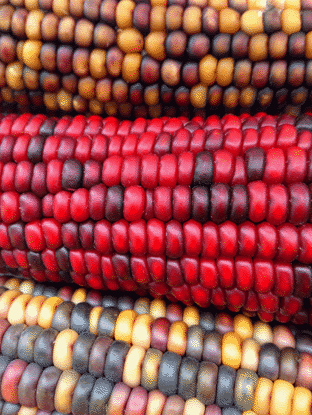
%> input picture Digital image processing/Filters/Median, maximum and minimum filtering for image restoration in spatial domain/corn.tif, 312 x 415 px
$ octave --eval "result = add_noise(imread('corn.tif'));"   (GNU Octave 9; MATLAB toolbox functions it lacks are replaced by stand-ins)
%> lines starting %> are read from the running program, lines starting %| are printed output that depends on the picture
function imgOut = add_noise(imgIn,type,x,y)
% 函数功能：为图像添加噪声
% 关注微信公众号【二进制人工智能】，回复【noise】获取所有代码
% 输入：
%    imgIn：输入图形矩阵，为灰度图像
%    type:字符串，取值随噪声种类而定
%        高斯噪声：gaussian,参数为(x,y)，默认值为(0,10)
%        瑞利噪声： rayleigh,参数为x，默认值为30
%        伽马噪声： gamma,参数为(x,y),默认值为(2,10)
%        指数噪声： exp，参数为x,默认值为15
%        均匀分布： uniform，参数为(x.y)，默认值为(-20,20)
%        椒盐噪声： salt & pepper：强度为x，默认值为0.02
% 输出：
%    imgOut：添加噪声后的图像

% 预处理
if ndims(imgIn)>=3
    imgIn=rgb2gray(imgIn);
end
[M,N]=size(imgIn);  % 输入图像的大小
%> M = 415; N = 312
% 设置默认噪声类型
if nargin==1
    type='gaussian';
end
% 开始处理
switch lower(type)
    case 'gaussian'  % 高斯噪声
        if nargin<4
            y=10;
        end
        if nargin<3
            x=0;
        end
        % 产生高斯分布随机数
        R=normrnd(x,y,M,N);
        imgOut=double(imgIn)+R;
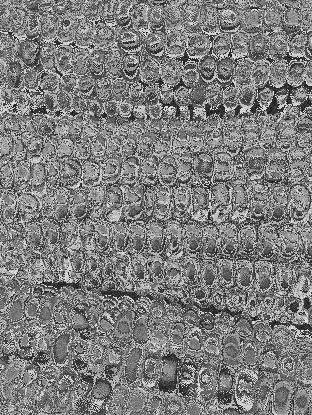
%> imgOut: size 415x312 double; min -36.62, max 161.2, mean 61.2; drawn with min black and max white
        imgOut=uint8(round(imgOut));
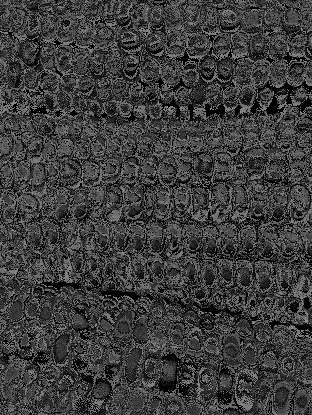
%> imgOut: size 415x312 uint8; min 0, max 161, mean 61.5
    case 'uniform' % 均匀分布
        if nargin<4
            y=20;
        end
        if nargin<3
            x=-20;
        end
        % 产生均匀分布随机数
        R=unifrnd(x,y,M,N);
        imgOut=double(imgIn)+R;
        imgOut=uint8(round(imgOut));
    case 'salt & pepper'  % 椒盐噪声
        imgOut=imnoise(imgIn,'salt & pepper',x);
        if nargin<3
            x=0.02;
        end
        a1=rand(M,N)<x;
        a2=rand(M,N)<x;
        imgOut=imgIn;
        imgOut(a1)=0;
        imgOut(a2)=255;
    case 'rayleigh'        % 瑞利噪声
        if nargin<3
            x=30;
        end
        R=raylrnd(x,M,N);
        imgOut=double(imgIn)+R;
        imgOut=uint8(round(imgOut));
    case 'exp'             % 指数噪声
        if nargin<3
            x=15;
        end
        R=exprnd(x,M,N);
        imgOut=double(imgIn)+R;
        imgOut=uint8(round(imgOut));
    case 'gamma'   % 伽马噪声
        if nargin<4
            y=10;
        end
        if nargin<3
           x=2;
        end
        R=gamrnd(x,y,M,N);
        imgOut=double(imgIn)+R;
        imgOut=uint8(round(imgOut));
    otherwise
        error('Unkown distribution type')
end
end

$ run again, on Digital image processing/Filters/Median, maximum and minimum filtering for image restoration in spatial domain/kids.tif
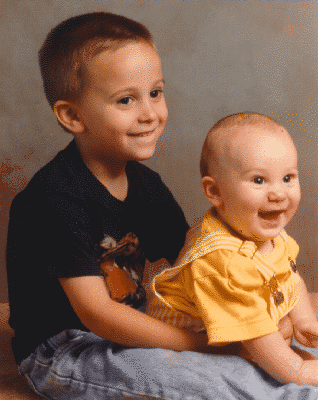
%> input picture Digital image processing/Filters/Median, maximum and minimum filtering for image restoration in spatial domain/kids.tif, 318 x 400 px
%> in add_noise, `imgOut=double(imgIn)+R;`:
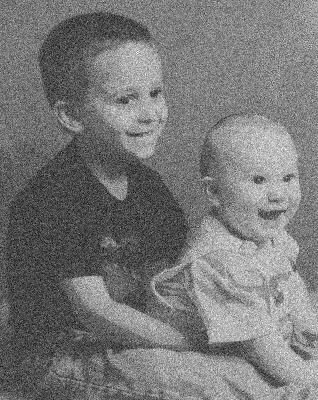
%> imgOut: size 400x318 double; min -38.79, max 98.66, mean 26.1; drawn with min black and max white
%> in add_noise, `imgOut=uint8(round(imgOut));`:
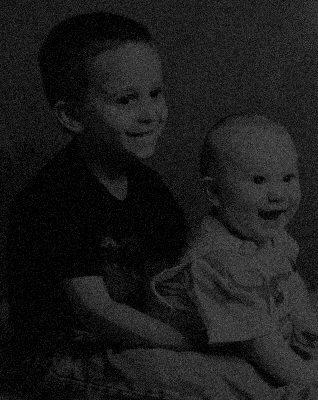
%> imgOut: size 400x318 uint8; min 0, max 99, mean 27
